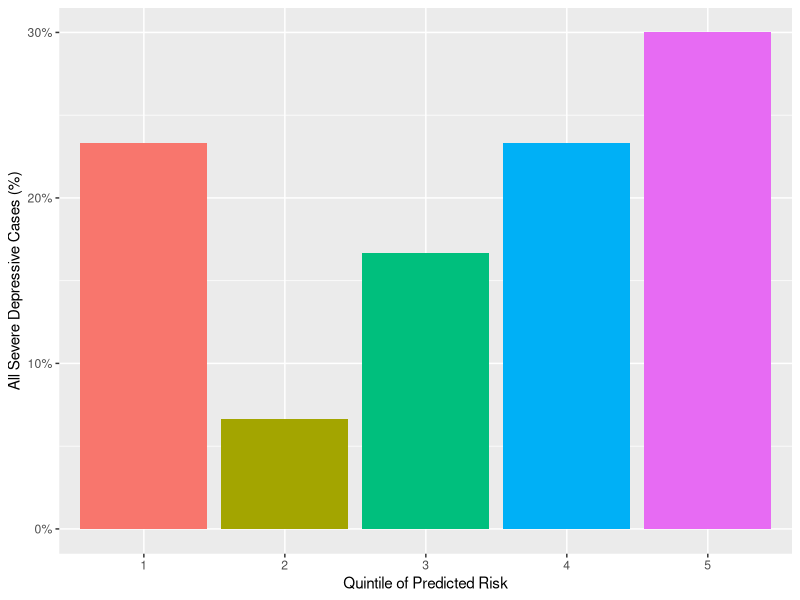

Here is the R script that generated this plot:
# Packages
library(dplyr)
library(ggplot2)
library(scales)

# Read dataset
ds <- read.csv("predictions.csv")

# Subset
ds <- ds[, 2:4]

str(ds)

# Quintile
quantile(ds$Yes, probs = seq(0, 1, 1/5))

# Create quintile variable
ds <- ds %>%
  mutate(quintiles = factor(ntile(Yes, 5)))

str(ds)

# Factorize outcome
ds$outcome <- as.factor(ds$outcome)

# Bar plot with quintiles
ds_severo <- ds[ds$outcome == "Yes", ]

str(ds_severo)


ds_severo %>%
    ggplot(aes(x = quintiles, fill = quintiles)) +
    geom_bar(aes(y=(..count..)/sum(..count..))) +
    scale_y_continuous(labels=percent_format()) +
    ylab("All Severe Depressive Cases (%)") +
    xlab("Quintile of Predicted Risk") +
    theme(legend.position = "none")
